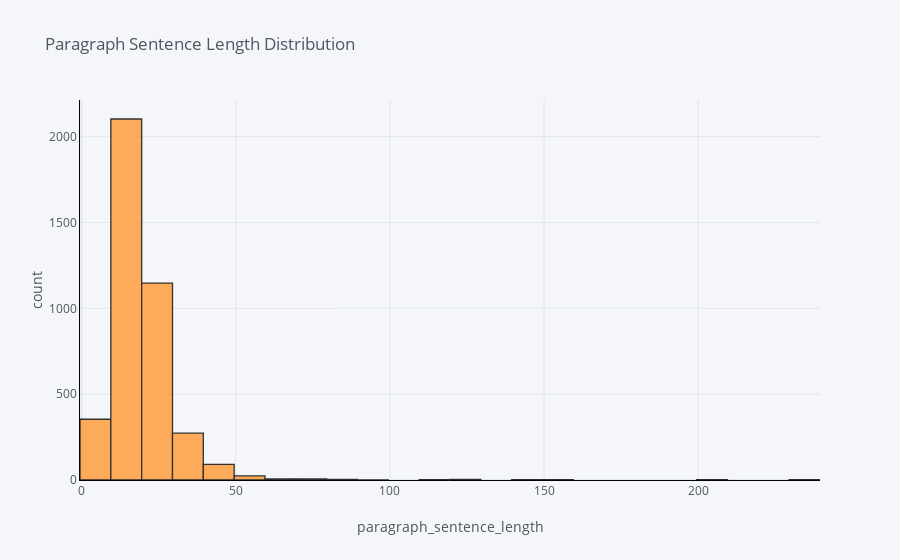

The cell this chart's notebook holds for it:
### Code cell
data['len_paragraphs2'] = data['text2_cleaned'].apply(lambda x:len(x))
data['len_paragraphs2'].iplot(
    kind='hist',
    bins=40,
    xTitle='paragraph_sentence_length',
    linecolor='black',
    yTitle='count',
    title='Paragraph Sentence Length Distribution')

### Figure 1 — Plotly figure (JSON) as saved in the notebook; plotly's stock layout.template omitted (floating-point values rounded to 4 significant figures; data arrays with more than 128 entries replaced by an {"elided": "..."} marker saying what was removed)
{"data": [{"histfunc": "count", "histnorm": "", "marker": {"color": "rgba(255, 153, 51, 1.0)", "line": {"color": "#000000", "width": 1.3}}, "name": "len_paragraphs2", "nbinsx": 40, "opacity": 0.8, "orientation": "v", "type": "histogram", "x": {"elided": "4023 int values"}}], "layout": {"autosize": true, "barmode": "overlay", "legend": {"bgcolor": "#F5F6F9", "font": {"color": "#4D5663"}}, "paper_bgcolor": "#F5F6F9", "plot_bgcolor": "#F5F6F9", "title": {"font": {"color": "#4D5663"}, "text": "Paragraph Sentence Length Distribution"}, "xaxis": {"autorange": true, "gridcolor": "#E1E5ED", "linecolor": "black", "range": [-0.5, 239.5], "showgrid": true, "tickfont": {"color": "#4D5663"}, "title": {"font": {"color": "#4D5663"}, "text": "paragraph_sentence_length"}, "type": "linear", "zerolinecolor": "#E1E5ED"}, "yaxis": {"autorange": true, "gridcolor": "#E1E5ED", "linecolor": "black", "range": [0, 2214.0], "showgrid": true, "tickfont": {"color": "#4D5663"}, "title": {"font": {"color": "#4D5663"}, "text": "count"}, "zerolinecolor": "#E1E5ED"}}}
